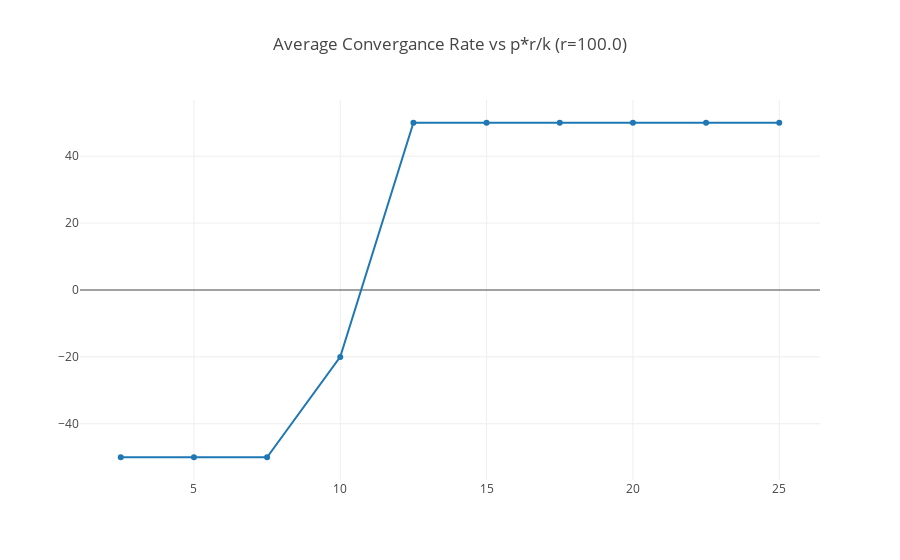
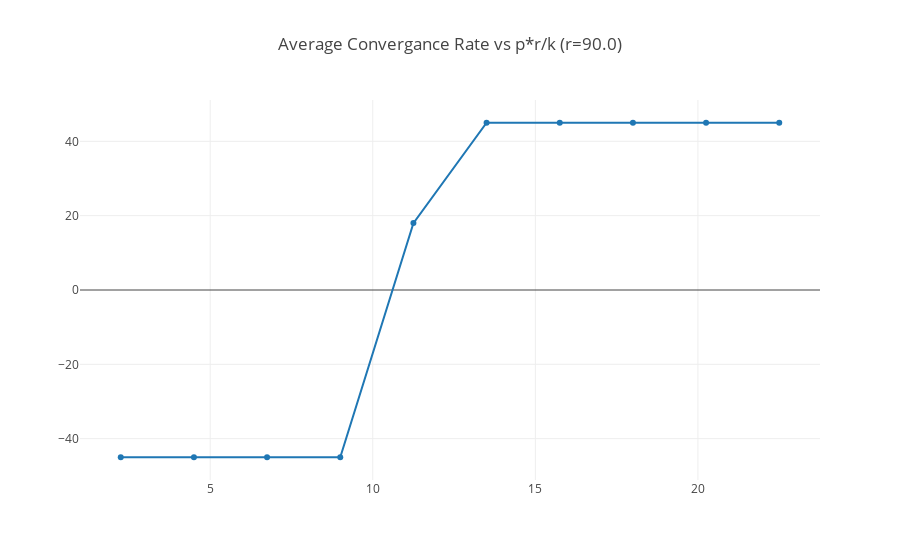
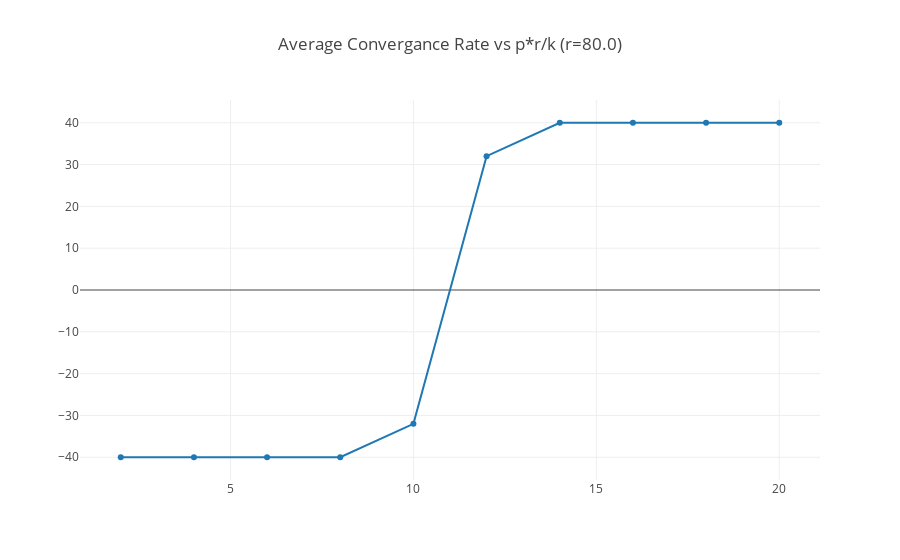
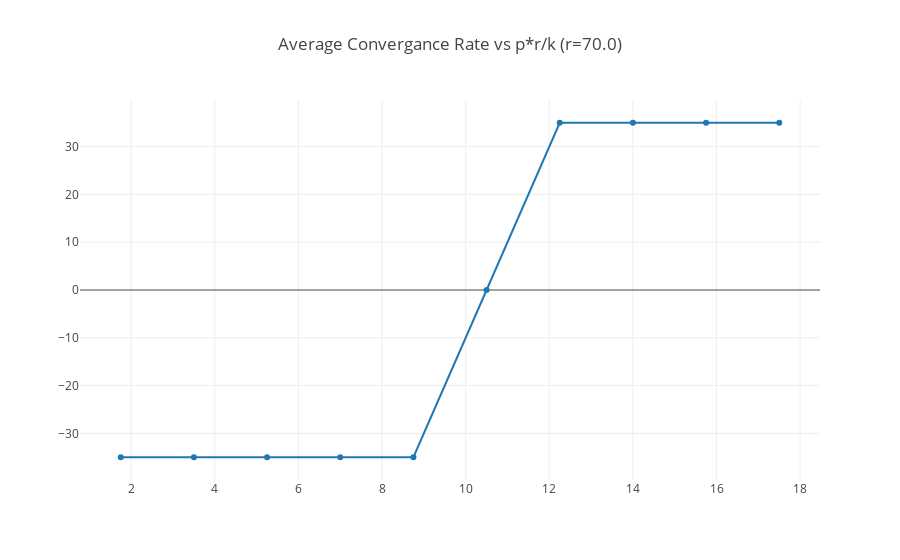

Source (notebook cell) for these figures, in order:
### Code cell
for r in np.linspace(100, 0, 10, endpoint=False):
    conv_rates = []
    for p in np.linspace(1, 0, 10, endpoint=False):
        tot_conv_rates = 0
        num_iter = 10
        for i in range(num_iter):
            ring_lat = const_kregular(regularity, num_vertices, p, r)
            simp_ring_lat = reduce_providers_simplest(ring_lat)

            sim_g, sim_utils = run_simulation(ring_lat)
            
            if sum(sim_utils[-1]) != len(sim_utils[-1]):
                tot_conv_rates += -1 * len(sim_utils)
            else:
                tot_conv_rates += len(sim_utils)
        avg_conv_rate = tot_conv_rates / num_iter
        conv_rates.append((p, avg_conv_rate))
        
    plot_conv(conv_rates, r)

### Figure 1 — Plotly figure (JSON) as saved in the notebook; plotly's stock layout.template omitted (floating-point values rounded to 4 significant figures)
{"data": [{"hoverinfo": "skip", "mode": "lines+markers", "type": "scatter", "uid": "fb7be598-5b3e-4818-9025-b35810ff766b", "x": [25, 22.5, 20, 17.5, 15, 12.5, 10.0, 7.5, 5.0, 2.5], "y": [50, 50, 50, 50, 50, 50, -20, -50, -50, -50]}], "layout": {"showlegend": false, "title": {"text": "Average Convergance Rate vs p*r/k (r=100.0)"}}}

### Figure 2 — Plotly figure (JSON) as saved in the notebook; plotly's stock layout.template omitted (floating-point values rounded to 4 significant figures)
{"data": [{"hoverinfo": "skip", "mode": "lines+markers", "type": "scatter", "uid": "48ed4e71-46d6-4452-aca3-083847a7cd7c", "x": [22.5, 20.25, 18, 15.75, 13.5, 11.25, 9.0, 6.75, 4.5, 2.25], "y": [45, 45, 45, 45, 45, 18, -45, -45, -45, -45]}], "layout": {"showlegend": false, "title": {"text": "Average Convergance Rate vs p*r/k (r=90.0)"}}}

### Figure 3 — Plotly figure (JSON) as saved in the notebook; plotly's stock layout.template omitted (floating-point values rounded to 4 significant figures)
{"data": [{"hoverinfo": "skip", "mode": "lines+markers", "type": "scatter", "uid": "9d989404-4420-484d-8060-10e3779bd6d7", "x": [20, 18, 16, 14, 12, 10, 8.0, 6.0, 4.0, 2.0], "y": [40, 40, 40, 40, 32, -32, -40, -40, -40, -40]}], "layout": {"showlegend": false, "title": {"text": "Average Convergance Rate vs p*r/k (r=80.0)"}}}

### Figure 4 — Plotly figure (JSON) as saved in the notebook; plotly's stock layout.template omitted (floating-point values rounded to 4 significant figures)
{"data": [{"hoverinfo": "skip", "mode": "lines+markers", "type": "scatter", "uid": "83c25bd0-07bd-4a00-920b-2c9e1e4d0d88", "x": [17.5, 15.75, 14, 12.25, 10.5, 8.75, 7.0, 5.25, 3.5, 1.75], "y": [35, 35, 35, 35, 0, -35, -35, -35, -35, -35]}], "layout": {"showlegend": false, "title": {"text": "Average Convergance Rate vs p*r/k (r=70.0)"}}}
